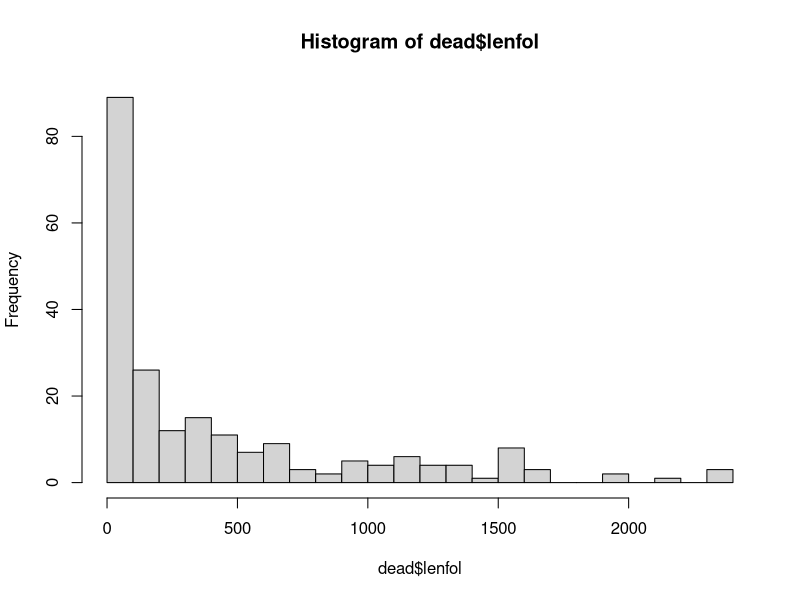
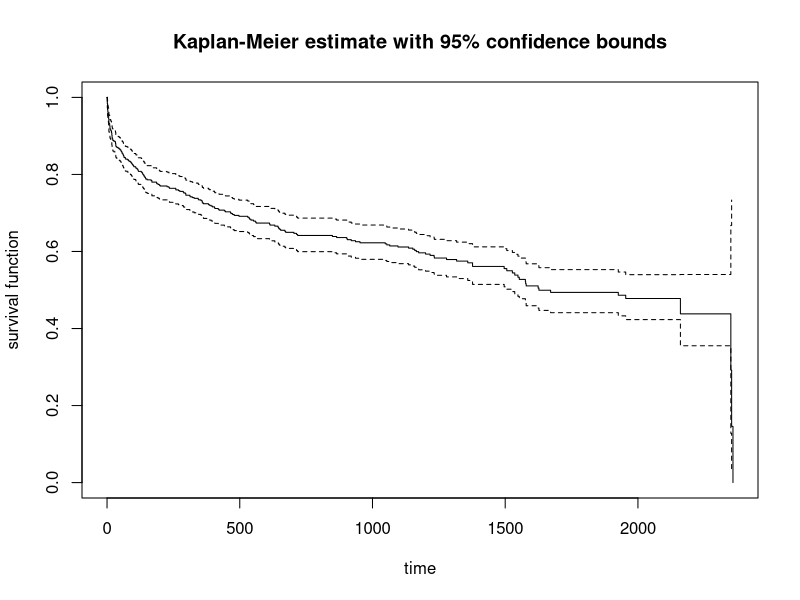

Generate these figures, in order, with R:
library(dplyr)
library(ggplot2)
library(survival)
library(readr)

#setwd("~/Desktop/BUF_DataScience/2_tidydata_survival_analysis/whas500")
df <- read_csv("whas500.csv")

summary(df$lenfol)

dead <- df[df$fstat>0,]
hist(dead$lenfol, breaks=20)



time_of_event <- df$lenfol
event <- df$fstat
time <- seq(0,2500,100)

srv <-Surv(time = time_of_event,event =event)

my.fit <- survfit(srv ~ 1)
plot(my.fit, main="Kaplan-Meier estimate with 95% confidence bounds", xlab="time", ylab="survival function")

#stratify Congestive Heart Complications
srv_w <- Surv(time = time_of_event[df$chf==1],event =event[df$chf==1])

srv_wo <-Surv(time = time_of_event[df$chf!=1],event =event[df$chf!=1])


new.srv <-Surv(time = time_of_event,event =event)

cph <- coxph( new.srv ~ (fstat + lenfol + bmi+ age),data=df)
